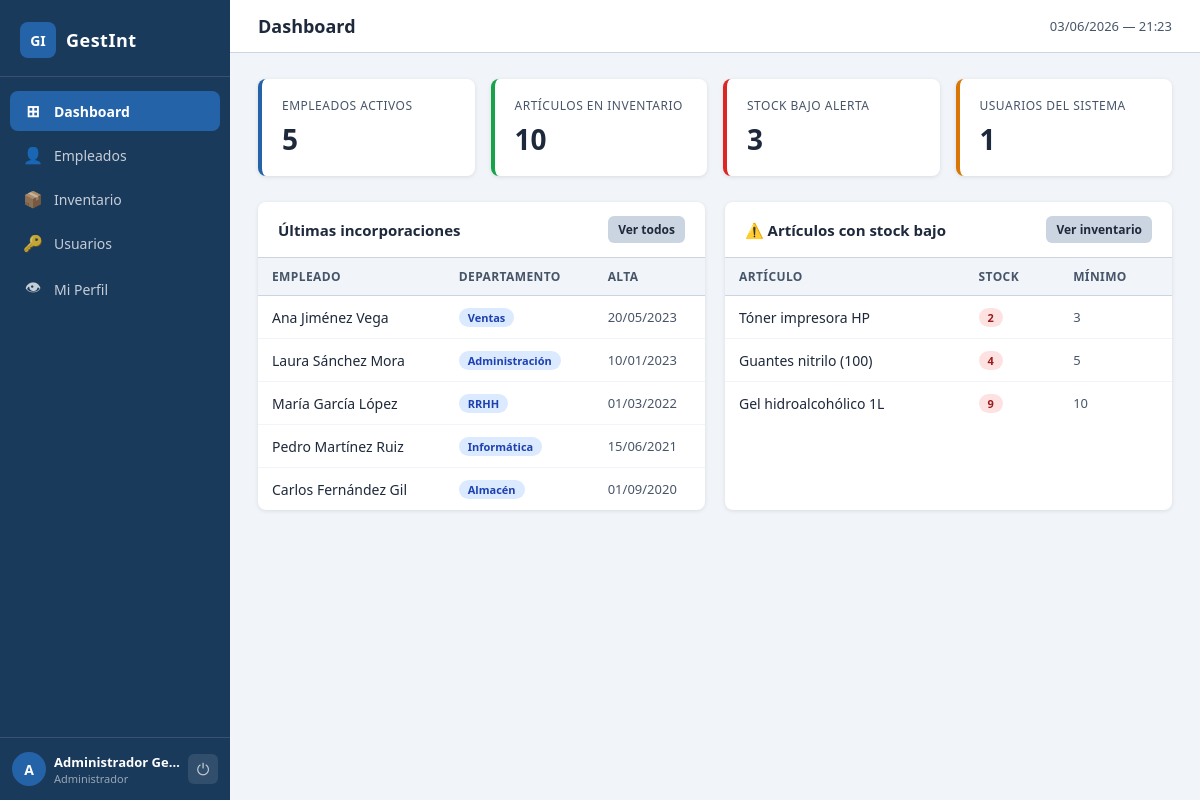
/pages/dashboard.php (signed in), run on the app's committed database.
### tables this page shows
CREATE TABLE IF NOT EXISTS empleados (
    id            INT UNSIGNED AUTO_INCREMENT PRIMARY KEY,
    nombre        VARCHAR(80)  NOT NULL,
    apellidos     VARCHAR(100) NOT NULL,
    dni           CHAR(9)      NOT NULL UNIQUE,
    email         VARCHAR(120) NOT NULL,
    telefono      VARCHAR(20)  DEFAULT NULL,
    departamento  VARCHAR(60)  NOT NULL,
    cargo         VARCHAR(80)  DEFAULT NULL,
    fecha_alta    DATE         NOT NULL,
    salario       DECIMAL(10,2) DEFAULT 0.00,
    activo        TINYINT(1)   NOT NULL DEFAULT 1,
    created_at    DATETIME     NOT NULL DEFAULT CURRENT_TIMESTAMP
);

CREATE TABLE IF NOT EXISTS inventario (
    id              INT UNSIGNED AUTO_INCREMENT PRIMARY KEY,
    nombre          VARCHAR(150) NOT NULL,
    categoria       VARCHAR(60)  NOT NULL DEFAULT 'Otros',
    descripcion     TEXT         DEFAULT NULL,
    cantidad        INT          NOT NULL DEFAULT 0,
    stock_minimo    INT          NOT NULL DEFAULT 5,
    unidad          VARCHAR(30)  NOT NULL DEFAULT 'unidad',
    proveedor       VARCHAR(100) DEFAULT NULL,
    precio_unitario DECIMAL(10,2) NOT NULL DEFAULT 0.00,
    fecha_entrada   DATETIME     NOT NULL DEFAULT CURRENT_TIMESTAMP
);

### includes/auth.php (called while the page is built, shortened)
<?php
function esAdmin(): bool {
    return isset($_SESSION['rol']) && $_SESSION['rol'] === 'admin';
}
function esRRHH(): bool {
    return isset($_SESSION['rol']) && in_array($_SESSION['rol'], ['admin', 'rrhh']);
}
function esAlmacen(): bool {
    return isset($_SESSION['rol']) && in_array($_SESSION['rol'], ['admin', 'almacen']);
}
function nombreRol(string $rol): string {
    return match($rol) {
        'admin'   => 'Administrador',
        'rrhh'    => 'Resp. RRHH',
        'almacen' => 'Resp. Almacén',
        default   => 'Empleado',
    };
}

### pages/dashboard.php (the view, shortened to what this page needs)
<?php
require_once '../includes/auth.php';
require_once '../includes/db.php';
$total_empleados = $conn->query("SELECT COUNT(*) FROM empleados WHERE activo = 1")->fetch_row()[0] ?? 0;
$total_articulos = $conn->query("SELECT COUNT(*) FROM inventario")->fetch_row()[0] ?? 0;
$stock_bajo      = $conn->query("SELECT COUNT(*) FROM inventario WHERE cantidad <= stock_minimo")->fetch_row()[0] ?? 0;
$total_usuarios  = $conn->query("SELECT COUNT(*) FROM usuarios WHERE activo = 1")->fetch_row()[0] ?? 0;
$ultimos_emp = $conn->query(
    "SELECT nombre, apellidos, departamento, fecha_alta FROM empleados
     ORDER BY fecha_alta DESC LIMIT 5"
);
$stock_alerta = $conn->query(
    "SELECT nombre, categoria, cantidad, stock_minimo FROM inventario
     WHERE cantidad <= stock_minimo ORDER BY cantidad ASC LIMIT 5"
);
$paginaActiva = 'dashboard';
?>
<!DOCTYPE html>
<html lang="es">
<head>
    <link rel="stylesheet" href="../css/style.css">
</head>
<body>
<div class="layout">
    <?php require_once '../includes/sidebar.php'; ?>
    <div class="contenido">
        <div class="topbar">
            <h1>Dashboard</h1>
            <div class="topbar-right text-gris">
                <?= date('d/m/Y — H:i') ?>
            </div>
        </div>
        <main class="main">
            <div class="stats-grid">
                <div class="stat-card">
                    <div class="stat-label">Empleados activos</div>
                    <div class="stat-valor"><?= $total_empleados ?></div>
                </div>
                <div class="stat-card verde">
                    <div class="stat-label">Artículos en inventario</div>
                    <div class="stat-valor"><?= $total_articulos ?></div>
                </div>
                <div class="stat-card <?= $stock_bajo > 0 ? 'rojo' : 'verde' ?>">
                    <div class="stat-label">Stock bajo alerta</div>
                    <div class="stat-valor"><?= $stock_bajo ?></div>
                </div>
                <div class="stat-card naranja">
                    <div class="stat-label">Usuarios del sistema</div>
                    <div class="stat-valor"><?= $total_usuarios ?></div>
                </div>
            </div>
            <div style="display:grid;grid-template-columns:1fr 1fr;gap:20px;flex-wrap:wrap;">
                <?php if (esRRHH()): ?>
                <div class="panel">
                    <div class="panel-header">
                        <h2>Últimas incorporaciones</h2>
                        <a href="empleados.php" class="btn btn-gris btn-sm">Ver todos</a>
                    </div>
                    <table>
                        <thead>
                            <tr>
                                <th>Empleado</th>
                                <th>Departamento</th>
                                <th>Alta</th>
                            </tr>
                        </thead>
                        <tbody>
                        <?php if ($ultimos_emp && $ultimos_emp->num_rows > 0): ?>
                            <?php while ($e = $ultimos_emp->fetch_assoc()): ?>
                            <tr>
                                <td><?= htmlspecialchars($e['nombre'] . ' ' . $e['apellidos']) ?></td>
                                <td><span class="badge badge-azul"><?= htmlspecialchars($e['departamento']) ?></span></td>
                                <td class="text-gris"><?= date('d/m/Y', strtotime($e['fecha_alta'])) ?></td>
                            </tr>
                            <?php endwhile; ?>
                        <?php else: ?>
                            <tr><td colspan="3" class="text-gris text-center">Sin datos</td></tr>
                        <?php endif; ?>
                        </tbody>
                    </table>
                </div>
                <?php endif; ?>
                <?php if (esAlmacen()): ?>
                <div class="panel">
                    <div class="panel-header">
                        <h2>⚠️ Artículos con stock bajo</h2>
                        <a href="inventario.php" class="btn btn-gris btn-sm">Ver inventario</a>
                    </div>
                    <table>
                        <thead>
                            <tr>
                                <th>Artículo</th>
                                <th>Stock</th>
                                <th>Mínimo</th>
                            </tr>
                        </thead>
                        <tbody>
                        <?php if ($stock_alerta && $stock_alerta->num_rows > 0): ?>
                            <?php while ($a = $stock_alerta->fetch_assoc()): ?>
                            <tr>
                                <td><?= htmlspecialchars($a['nombre']) ?></td>
                                <td><span class="badge badge-rojo"><?= $a['cantidad'] ?></span></td>
                                <td class="text-gris"><?= $a['stock_minimo'] ?></td>
                            </tr>
                            <?php endwhile; ?>
                        <?php else: ?>
                            <tr><td colspan="3" class="text-gris text-center">Todo el stock en orden ✓</td></tr>
                        <?php endif; ?>
                        </tbody>
                    </table>
                </div>
                <?php endif; ?>
            </div>
        </main>
    </div>
</div>
</body>
</html>

### includes/sidebar.php (shortened to what this page needs)
<?php
$rol       = $_SESSION['rol']    ?? 'empleado';
$nombre    = $_SESSION['nombre'] ?? 'Usuario';
$paginaActiva = $paginaActiva   ?? '';
$menu = [
    ['href' => '../pages/dashboard.php',  'icon' => '⊞',  'label' => 'Dashboard',   'activa' => 'dashboard',  'acceso' => true],
    ['href' => '../pages/empleados.php',  'icon' => '👤', 'label' => 'Empleados',   'activa' => 'empleados',  'acceso' => esRRHH()],
    ['href' => '../pages/inventario.php', 'icon' => '📦', 'label' => 'Inventario',  'activa' => 'inventario', 'acceso' => esAlmacen()],
    ['href' => '../pages/usuarios.php',   'icon' => '🔑', 'label' => 'Usuarios',    'activa' => 'usuarios',   'acceso' => esAdmin()],
    ['href' => '../pages/perfil.php',     'icon' => '👁',  'label' => 'Mi Perfil',   'activa' => 'perfil',     'acceso' => true],
];
?>
<aside class="sidebar">
    <div class="sidebar-logo">
        <span class="logo-icon">GI</span>
        <span class="logo-text">GestInt</span>
    </div>
    <nav class="sidebar-nav">
        <?php foreach ($menu as $item): ?>
            <a href="<?= $item['href'] ?>"
               class="nav-link <?= $paginaActiva === $item['activa'] ? 'activa' : '' ?>">
                <span class="nav-icon"><?= $item['icon'] ?></span>
                <span class="nav-label"><?= $item['label'] ?></span>
            </a>
        <?php endforeach; ?>
    </nav>
    <div class="sidebar-footer">
        <div class="sidebar-user">
            <div class="user-avatar"><?= strtoupper(substr($nombre, 0, 1)) ?></div>
            <div class="user-info">
                <span class="user-name"><?= htmlspecialchars($nombre) ?></span>
                <span class="user-rol"><?= nombreRol($rol) ?></span>
            </div>
        </div>
        <a href="../logout.php" class="btn-logout" title="Cerrar sesión">⏻</a>
    </div>
</aside>

### data on the page
empleados: nombre+apellidos "Ana Jiménez Vega", departamento "Ventas", fecha_alta "20/05/2023"
empleados: nombre+apellidos "Laura Sánchez Mora", departamento "Administración", fecha_alta "10/01/2023"
empleados: nombre+apellidos "María García López", departamento "RRHH", fecha_alta "01/03/2022"
empleados: nombre+apellidos "Pedro Martínez Ruiz", departamento "Informática", fecha_alta "15/06/2021"
empleados: nombre+apellidos "Carlos Fernández Gil", departamento "Almacén", fecha_alta "01/09/2020"
inventario: nombre "Tóner impresora HP", cantidad "2", stock_minimo "3"
inventario: nombre "Guantes nitrilo (100)", cantidad "4", stock_minimo "5"
inventario: nombre "Gel hidroalcohólico 1L", cantidad "9", stock_minimo "10"

### other printed values
$item['icon'] "⊞"
$item['label'] "Dashboard"
$item['icon'] "👤"
$item['label'] "Empleados"
$item['icon'] "📦"
$item['label'] "Inventario"
$item['icon'] "🔑"
$item['label'] "Usuarios"
$item['icon'] "👁"
$item['label'] "Mi Perfil"
substr($nombre, 0, 1) "A"
$nombre "Administrador Ge…"
nombreRol($rol) "Administrador"
$total_empleados "5"
$total_articulos "10"
